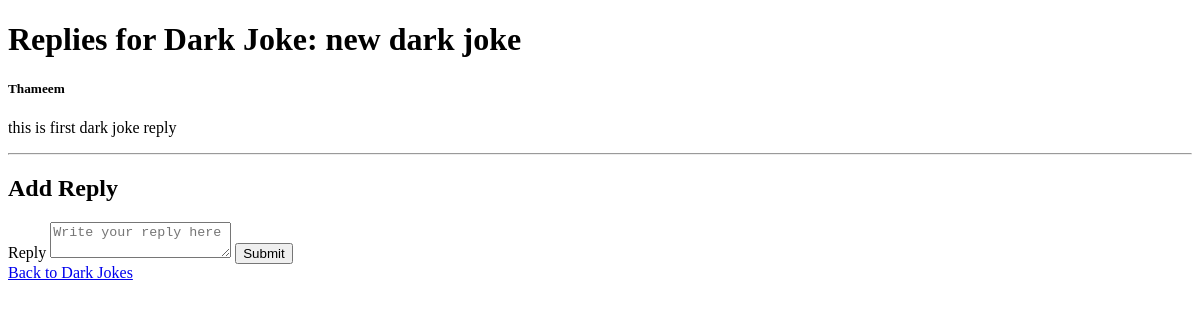
The page /reply_dark_joke/1 (signed in) on the database as committed earlier.
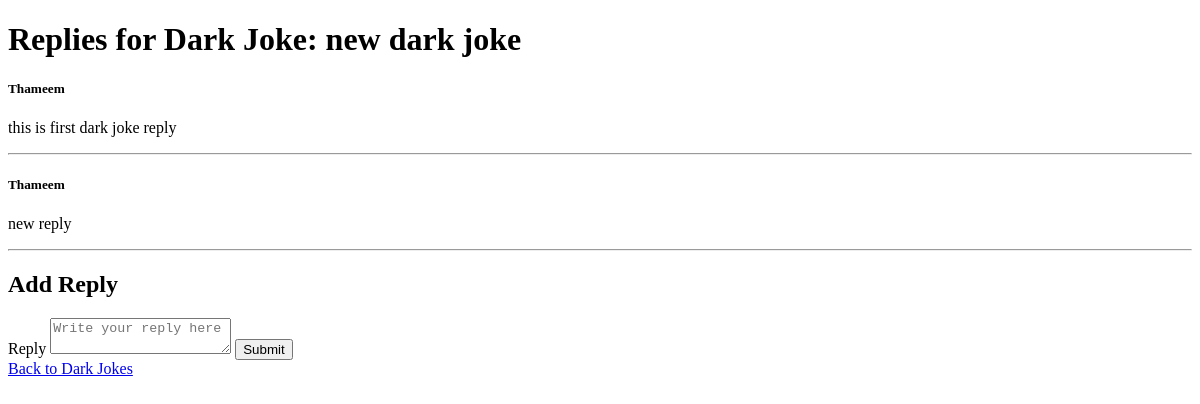
The same page on the database as committed later.
### app.py (models this page shows)
class DarkJokeReply(db.Model):
    id = db.Column(db.Integer, primary_key=True)
    user_id = db.Column(db.Integer, db.ForeignKey('user.id'), nullable=False)
    joke_id = db.Column(db.Integer, nullable=False)
    content = db.Column(db.Text, nullable=False)
    user = db.relationship('User', backref='dark_joke_replies')

class User(db.Model, UserMixin):
    id = db.Column(db.Integer, primary_key=True)
    username = db.Column(db.String(20), nullable=False, unique=True)
    email = db.Column(db.String(120), nullable=False, unique=True)
    password = db.Column(db.String(80), nullable=False)

### app.py (the view)
@app.route('/reply_dark_joke/<int:joke_id>', methods=['GET', 'POST'])
@login_required
def reply_dark_joke(joke_id):
    joke = DarkJoke.query.get_or_404(joke_id)
    replies = DarkJokeReply.query.filter_by(joke_id=joke_id).all()
    form = ReplyForm()
    if form.validate_on_submit():
        reply = DarkJokeReply(user_id=current_user.id, joke_id=joke_id, content=form.content.data)
        db.session.add(reply)
        db.session.commit()
        flash('Your reply has been added.', 'success')
        return redirect(url_for('reply_dark_joke', joke_id=joke_id))
    return render_template('reply_dark_joke.html', joke=joke, replies=replies, form=form)

### app.py
class ReplyForm(FlaskForm):
    content = TextAreaField('Reply', validators=[InputRequired()])
    submit = SubmitField('Submit')

### app.py (called while the page is built)
@login_manager.user_loader
def load_user(user_id):
    return User.query.get(int(user_id))

### templates/reply_dark_joke.html (shortened to what this page needs)
{% extends 'layout.html' %}
{% block body %}
<h1>Replies for Dark Joke: {{ joke.joke }}</h1>
{% for reply in replies %}
<div>
  <h5>{{ reply.user.username }}</h5>
  <p>{{ reply.content }}</p>
  <hr />
</div>
{% endfor %}
<h2>Add Reply</h2>
<form method="POST" action="">
  {{ form.hidden_tag() }} {{ form.content.label }} {{
  form.content(class="form-control", placeholder="Write your reply here") }} {{
  form.submit(class="btn btn-primary") }}
</form>
<a href="{{ url_for('dark_jokes') }}" class="btn btn-secondary">Back to Dark Jokes</a>
{% endblock body %}

Rows that differ between the two databases and show on the page:
added DarkJokeReply: user.username "Thameem", content "new reply"
